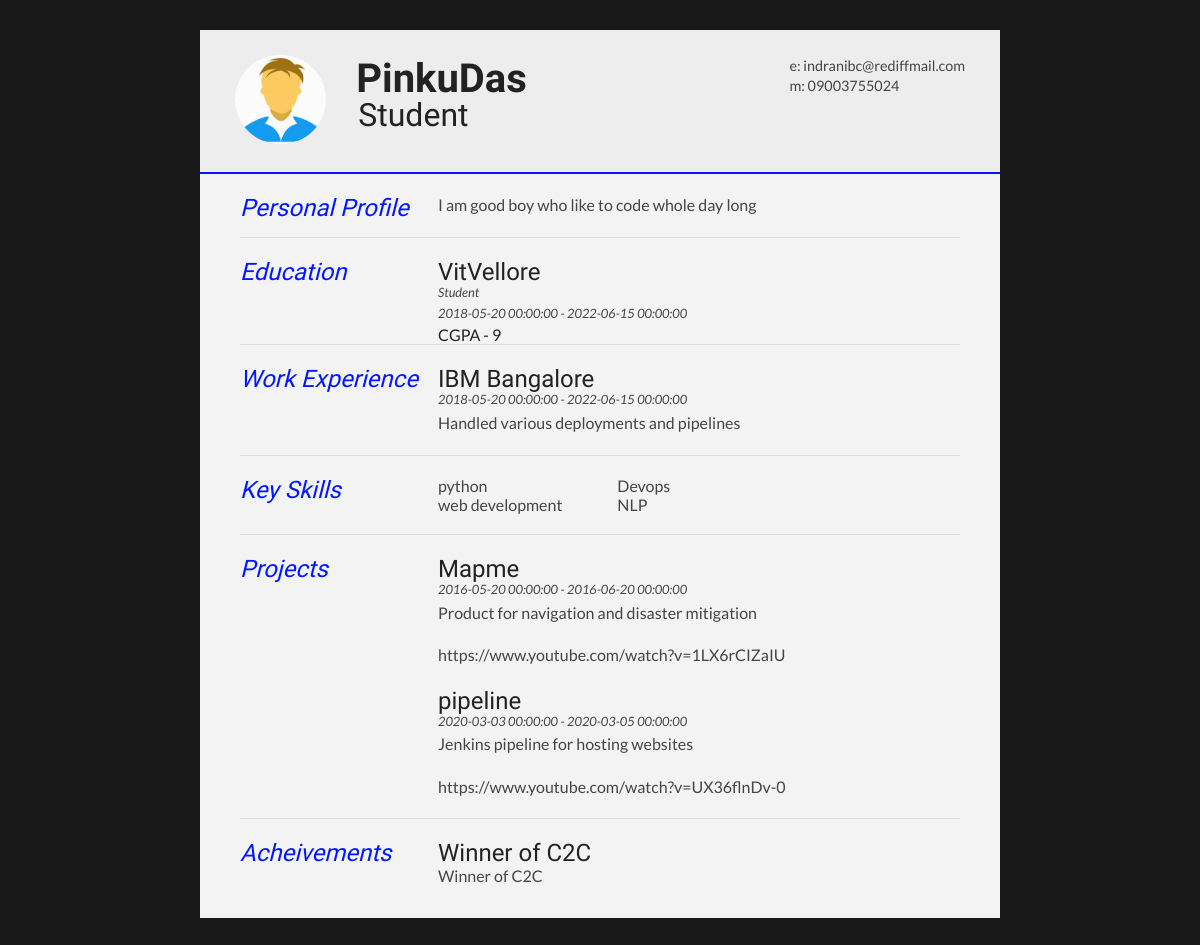
Page /resume (signed in) on the committed database.
### resume/models.py (models this page shows, shortened)
class userdetails(db.Model):
    id = db.Column(db.Integer, primary_key=True)
    name = db.Column(db.String(20),unique=True,nullable=False)
    email = db.Column(db.String(120),unique=True,nullable=False)
    designation = db.Column(db.String(120),unique=True,nullable=False)
    phoneno =  db.Column(db.String(15),unique=True,nullable=False)
    profile = db.Column(db.Text,nullable=False)
    user_id= db.Column(db.Integer,db.ForeignKey('user.id'),nullable=False)

class education(db.Model):
    id = db.Column(db.Integer, primary_key=True)
    name = db.Column(db.String(100),nullable=False)
    start = db.Column(db.DateTime,nullable=False,default=datetime.utcnow())
    end = db.Column(db.DateTime,nullable=False,default=datetime.utcnow())
    cgpa = db.Column(db.Integer,nullable=False)
    user_id= db.Column(db.Integer,db.ForeignKey('user.id'),nullable=False)

class experience(db.Model):
    id = db.Column(db.Integer, primary_key=True)
    company = db.Column(db.String(100),nullable=False)
    position = db.Column(db.String(100),nullable=False)
    startexp = db.Column(db.DateTime,nullable=False,default=datetime.utcnow())
    endexp = db.Column(db.DateTime,nullable=False,default=datetime.utcnow())
    content = db.Column(db.Text,nullable=False)
    user_id= db.Column(db.Integer,db.ForeignKey('user.id'),nullable=False)

class skills(db.Model):
    id = db.Column(db.Integer, primary_key=True)
    skillname = db.Column(db.String(100),nullable=False)
    user_id= db.Column(db.Integer,db.ForeignKey('user.id'),nullable=False)

class projects(db.Model):
    id = db.Column(db.Integer, primary_key=True)
    projectname = db.Column(db.String(100),nullable=False)
    startpro = db.Column(db.DateTime,nullable=False,default=datetime.utcnow())
    endpro = db.Column(db.DateTime,nullable=False,default=datetime.utcnow())
    description = db.Column(db.Text,default=None)
    url = db.Column(db.String(100),default=None)
    user_id= db.Column(db.Integer,db.ForeignKey('user.id'),nullable=False)

class achievements(db.Model):
    id = db.Column(db.Integer, primary_key=True)
    achname = db.Column(db.String(100),nullable=False)
    achdesc = db.Column(db.Text(100),nullable=False)
    user_id= db.Column(db.Integer,db.ForeignKey('user.id'),nullable=False)

### resume/routes.py (the view)
@app.route("/resume",methods=["GET","POST"])
@login_required
def resumeview():
    edu = education.query.filter_by(edu=current_user).all()
    exp = experience.query.filter_by(exp=current_user).all()
    pro = projects.query.filter_by(pro=current_user).all()
    usr = userdetails.query.filter_by(details=current_user).first()
    skillsadded = skills.query.filter_by(skill=current_user).all()
    achmade = achievements.query.filter_by(ach=current_user).all()
    image_file = url_for('static',filename='profiles/'+ current_user.image_file)
    return render_template("resume.html",edu=edu,exp=exp,pro=pro,usr=usr,sk=skillsadded,achmade=achmade,image_file=image_file)

### resume/models.py (called while the page is built)
@login_manager.user_loader
def load_user(id):
    return user.query.get(int(id))

### resume/templates/resume.html (shortened to what this page needs)
<!DOCTYPE html>
<html>
<head>
<link type="text/css" rel="stylesheet" href="../static/resume.css">
</head>
<body id="top">
<div id="cv" class="instaFade">
	<div class="mainDetails">
		<div id="headshot" class="quickFade">
			<img src="{{ image_file }}" alt="{{ usr.name }}" />
		</div>
		<div id="name">
			<h1 class="quickFade delayTwo">{{ usr.name }}</h1>
			 <h2 class="quickFade delayThree"> {{  usr.designation }} </h2>
		</div>
		<div id="contactDetails" class="quickFade delayFour">
			<ul>
				<li>e: <a href="#" target="_blank"> {{ usr.email }}</a></li>
				<li>m: {{ usr.phoneno }}</li>
			</ul>
		</div>
	</div>
	<div id="mainArea" class="quickFade delayFive">
		<section>
			<article>
				<div class="sectionTitle">
					<h1>Personal Profile</h1>
				</div>
				<div class="sectionContent">
					<p> {{ usr.profile }}</p>
				</div>
			</article>
		</section>
		<section>
			<div class="sectionTitle">
				<h1>Education</h1>
			</div>
			<div class="sectionContent">
				{% for education in edu %}
				<article>
					<h2>{{ education.name }}</h2>
					<p class="subDetails">Student</p>
					<p class="subDetails"> {{ education.start }} - {{ education.end }}</p>
					<h3>CGPA - {{ education.cgpa }}</h3>
				</article>
				{% endfor %}
			</div>
		</section>
		<section>
			<div class="sectionTitle">
				<h1>Work Experience</h1>
			</div>
			<div class="sectionContent">
				{%  for experience in exp %}
				<article>
					<h2>{{ experience.company }}</h2>
					<p class="subDetails">{{ experience.startexp }} - {{ experience.endexp }}</p>
					<p>{{ experience.content }}</p>
				</article>
				{% endfor %}
			</div>
		</section>
		<section>
			<div class="sectionTitle">
				<h1>Key Skills</h1>
			</div>
			<div class="sectionContent">
				<ul class="keySkills">
					{% for skills in sk %}
					<li>{{  skills.skillname }}</li>
					{% endfor %}
				</ul>
			</div>
		</section>
		<section>
			<div class="sectionTitle">
					<h1>Projects</h1>
			</div>
			<div class="sectionContent">
				{% for project in pro %}
				<article>
					<h2>{{ project.projectname }}</h2>
					<p class="subDetails">{{ project.startpro }} - {{ project.endpro }} </p>
					<p>{{ project.description }}</p>
					<p>{{ project.url }}</p>
				</article>
				{% endfor %}
			</div>
		</section>
		<section>
			<div class="sectionTitle">
					<h1>Acheivements</h1>
			</div>
			<div class="sectionContent">
				{% for acheive in achmade %}
				<article>
					<h2>{{ acheive.achname }}</h2>
					<p>{{ acheive.achdesc }}</p>
				</article>
				{% endfor %}
			</div>
		</section>
	</div>
</div>
</body>
</html>

### resume/static/resume.css (style rules this page uses)
html,body,div,span,object,iframe,h1,h2,h3,h4,h5,h6,p,blockquote,pre,abbr,address,cite,code,del,dfn,em,img,ins,kbd,q,samp,small,strong,sub,sup,var,b,i,dl,dt,dd,ol,ul,li,fieldset,form,label,legend,table,caption,tbody,tfoot,thead,tr,th,td,article,aside,canvas,details,figcaption,figure,footer,header,hgroup,menu,nav,section,summary,time,mark,audio,video { border:0; font:inherit; font-size:100%; margin:0; padding:0; vertical-align:baseline; height: auto; }
article,aside,details,figcaption,figure,footer,header,hgroup,menu,nav,section { display:block; }
html, body { background: #181818; font-family: 'Lato', helvetica, arial, sans-serif; font-size: 16px; color: #222; }
p { font-size: 1em; line-height: 1.4em; margin-bottom: 20px; color: #444; }
#cv { width: 100%; max-width: 800px; background: #f3f3f3; margin: 30px auto; height: auto; }
.mainDetails { padding: 25px 35px; border-bottom: 2px solid #0318fc; background: #ededed; }
#name h1 { font-size: 2.5em; font-weight: 700; font-family: 'Rokkitt', Helvetica, Arial, sans-serif; margin-bottom: -6px; }
#name h2 { font-size: 2em; margin-left: 2px; font-family: 'Rokkitt', Helvetica, Arial, sans-serif; }
#mainArea { padding: 0 40px; }
#headshot { width: 12.5%; float: left; margin-right: 30px; }
#headshot img { width: 100%; height: auto; -webkit-border-radius: 50px; border-radius: 50px; }
#name { float: left; }
#contactDetails { float: right; }
#contactDetails ul { list-style-type: none; font-size: 0.9em; margin-top: 2px; }
#contactDetails ul li { margin-bottom: 3px; color: #444; }
#contactDetails ul li a, a[href^=tel] { color: #444; text-decoration: none; -webkit-transition: all .3s ease-in; -moz-transition: all .3s ease-in; -o-transition: all .3s ease-in; -ms-transition: all .3s ease-in; transition: all .3s ease-in; }
section { border-top: 1px solid #dedede; padding: 20px 0 0; }
section:first-child { border-top: 0; }
section:last-child { padding: 20px 0 10px; }
.sectionTitle { float: left; width: 25%; }
.sectionContent { float: right; width: 72.5%; }
.sectionTitle h1 { font-family: 'Rokkitt', Helvetica, Arial, sans-serif; font-style: italic; font-size: 1.5em; color: #0318fc; }
.sectionContent h2 { font-family: 'Rokkitt', Helvetica, Arial, sans-serif; font-size: 1.5em; margin-bottom: -2px; }
.subDetails { font-size: 0.8em; font-style: italic; margin-bottom: 3px; }
.keySkills { list-style-type: none; -moz-column-count:3; -webkit-column-count:3; column-count:3; margin-bottom: 20px; font-size: 1em; color: #444; }
.instaFade { -webkit-animation-name: reset, fade-in; -webkit-animation-duration: 0.5s; -webkit-animation-timing-function: ease-in; -moz-animation-name: reset, fade-in; -moz-animation-duration: 0.5s; -moz-animation-timing-function: ease-in; animation-name: reset, fade-in; animation-duration: 0.5s; animation-timing-function: ease-in; }
.quickFade { -webkit-animation-name: reset, fade-in; -webkit-animation-duration: 0.5s; -webkit-animation-timing-function: ease-in; -moz-animation-name: reset, fade-in; -moz-animation-duration: 0.5s; -moz-animation-timing-function: ease-in; animation-name: reset, fade-in; animation-duration: 0.5s; animation-timing-function: ease-in; }
.delayTwo { -webkit-animation-delay: 0, 1s; -moz-animation-delay: 0, 1s; animation-delay: 0, 1s; }
.delayThree { -webkit-animation-delay: 0, 0.5s; -moz-animation-delay: 0, 0.5s; animation-delay: 0, 0.5s; }
.delayFour { -webkit-animation-delay: 0, 2s; -moz-animation-delay: 0, 2s; animation-delay: 0, 2s; }
.delayFive { -webkit-animation-delay: 0, 0.5s; -moz-animation-delay: 0, 0.5s; animation-delay: 0, 0.5s; }

### rows in the picture
userdetails: name "PinkuDas", designation "Student", email "indranibc@rediffmail.com", phoneno "09003755024", profile "I am good boy who like to code whole day long"
education: name "VitVellore", start "2018-05-20 00:00:00", end "2022-06-15 00:00:00", cgpa "9"
experience: company "IBM Bangalore", startexp "2018-05-20 00:00:00", endexp "2022-06-15 00:00:00", content "Handled various deployments and pipelines"
skills: skillname "python"
skills: skillname "web development"
skills: skillname "Devops"
skills: skillname "NLP"
projects: projectname "Mapme", startpro "2016-05-20 00:00:00", endpro "2016-06-20 00:00:00", description "Product for navigation and disaster mitigation", url "https://www.youtube.com/watch?v=1LX6rCIZaIU"
projects: projectname "pipeline", startpro "2020-03-03 00:00:00", endpro "2020-03-05 00:00:00", description "Jenkins pipeline for hosting websites", url "https://www.youtube.com/watch?v=UX36flnDv-0"
achievements: achname "Winner of C2C", achdesc "Winner of C2C"
